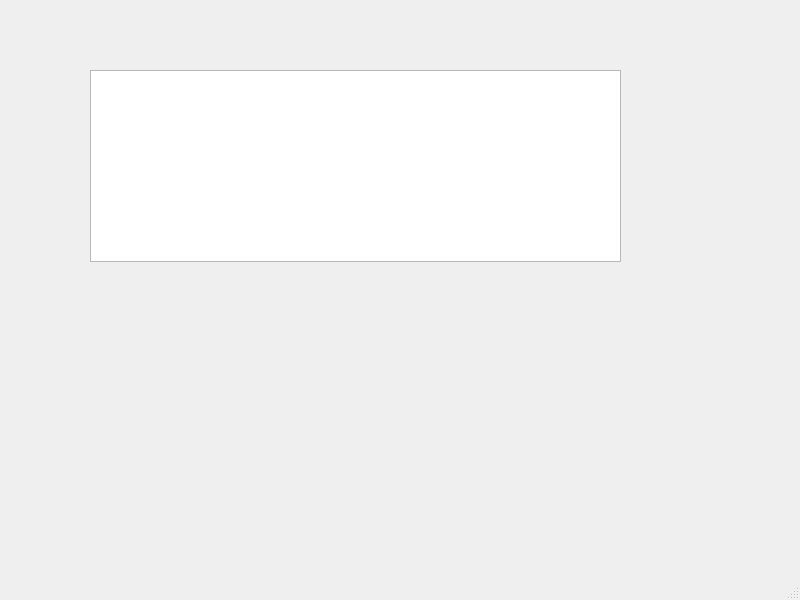
<?xml version="1.0" encoding="UTF-8"?>
<ui version="4.0">
 <class>AdminViewDetail</class>
 <widget class="QMainWindow" name="AdminViewDetail">
  <property name="geometry">
   <rect>
    <x>0</x>
    <y>0</y>
    <width>800</width>
    <height>600</height>
   </rect>
  </property>
  <property name="windowTitle">
   <string>MainWindow</string>
  </property>
  <widget class="QWidget" name="centralwidget">
   <widget class="QListWidget" name="listWidget">
    <property name="geometry">
     <rect>
      <x>90</x>
      <y>70</y>
      <width>531</width>
      <height>192</height>
     </rect>
    </property>
   </widget>
  </widget>
  <widget class="QMenuBar" name="menubar">
   <property name="geometry">
    <rect>
     <x>0</x>
     <y>0</y>
     <width>800</width>
     <height>25</height>
    </rect>
   </property>
  </widget>
  <widget class="QStatusBar" name="statusbar"/>
 </widget>
 <resources/>
 <connections/>
</ui>
